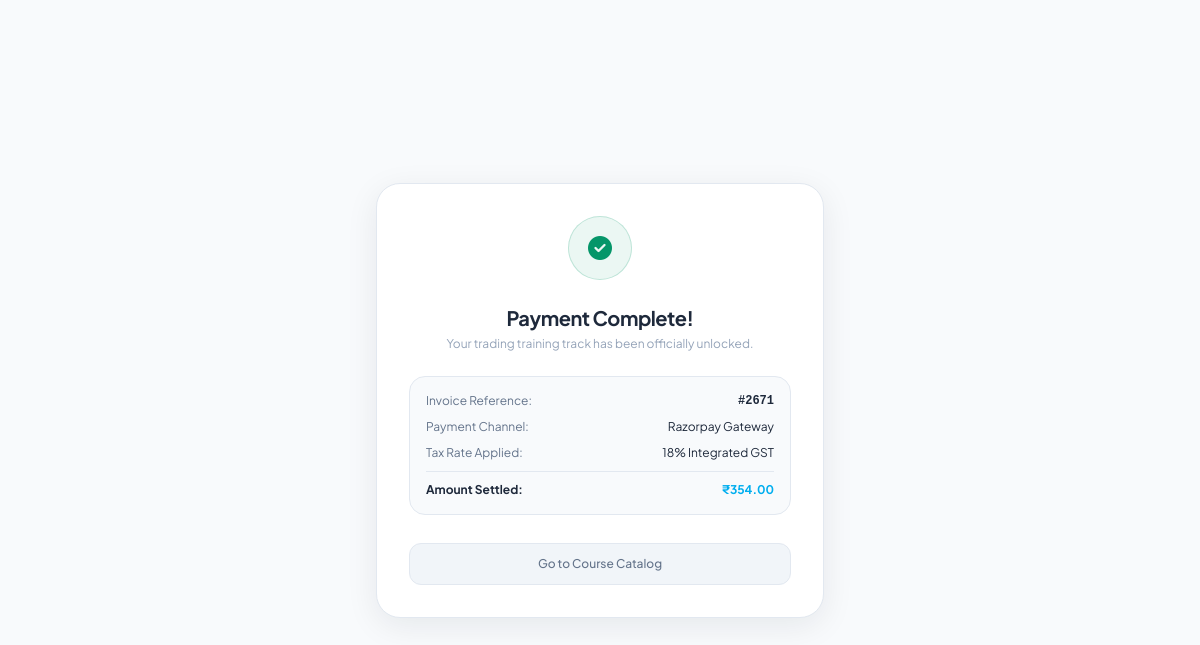
The page /checkout/success/29/ (signed in) on the database its author committed.
### core/models.py (models this page shows, shortened)
class Order(models.Model):
    PAYMENT_METHODS = [
        ('Razorpay Gateway', 'Razorpay Gateway'),
        ('UPI', 'UPI'),
        ('Credit/Debit Card', 'Credit/Debit Card'),
    ]
    ORDER_STATUS = [
        ('pending', 'Pending'),
        ('completed', 'Completed'),
        ('failed', 'Failed'),
        ('refunded', 'Refunded'),
    ]
    order_id = models.CharField(max_length=20, unique=True, editable=False)
    user = models.ForeignKey(User, on_delete=models.CASCADE, related_name='orders')
    razorpay_order_id = models.CharField(max_length=100, blank=True, null=True)
    razorpay_payment_id = models.CharField(max_length=100, blank=True, null=True)
    razorpay_signature = models.CharField(max_length=255, blank=True, null=True)
    country = models.CharField(max_length=100, default="India")
    state_union_territory = models.CharField(max_length=100, blank=True, null=True)
    gst_number = models.CharField(verbose_name="GSTIN (Optional)", max_length=15, blank=True, null=True)
    payment_method = models.CharField(max_length=50, choices=PAYMENT_METHODS, default='Razorpay Gateway')
    status = models.CharField(max_length=20, choices=ORDER_STATUS, default='pending')
    original_price = models.DecimalField(max_digits=10, decimal_places=2, default=0.00)
    discount = models.DecimalField(max_digits=10, decimal_places=2, default=0.00)
    tax = models.DecimalField(max_digits=10, decimal_places=2, default=0.00)
    fees = models.DecimalField(max_digits=10, decimal_places=2, default=0.00)
    total = models.DecimalField(max_digits=10, decimal_places=2, default=0.00)
    is_completed = models.BooleanField(default=False)
    created_at = models.DateTimeField(default=timezone.now)
    completed_at = models.DateTimeField(null=True, blank=True)
    class Meta:
        verbose_name_plural = "Orders"
        ordering = ['-created_at']

### core/views.py (the view)
# urls.py: path('checkout/success/<int:order_id>/', order_success, name='order_success'),
@login_required
def order_success(request, order_id):
    order = get_object_or_404(Order, id=order_id, user=request.user)
    return render(request, 'core/order_success.html', {'order': order})

### core/templates/core/order_success.html (shortened to what this page needs)
<!DOCTYPE html>
<html lang="en">
<head>
    <script src="https://cdn.tailwindcss.com"></script>
    <link rel="stylesheet" href="https://cdnjs.cloudflare.com/ajax/libs/font-awesome/6.4.0/css/all.min.css">
</head>
<body class="min-h-screen flex items-center justify-center p-6">
    <div class="max-w-md w-full rounded-3xl p-8 text-center space-y-6"
         style="background:#ffffff; border:1px solid #e2e8f0; box-shadow:0 8px 32px rgba(15,23,42,.08);">
        <div class="w-16 h-16 rounded-full flex items-center justify-center mx-auto text-2xl"
             style="background:rgba(5,150,105,0.08); border:1px solid rgba(5,150,105,0.2); color:#059669;">
            <i class="fa-solid fa-circle-check"></i>
        </div>
        <div class="space-y-1">
            <h2 class="text-xl font-bold tracking-tight" style="color:#1e293b;">Payment Complete!</h2>
            <p class="text-xs" style="color:#94a3b8;">Your trading training track has been officially unlocked.</p>
        </div>
        <div class="p-4 rounded-2xl text-left text-xs space-y-2.5"
             style="background:#f8fafc; border:1px solid #e2e8f0;">
            <div class="flex justify-between" style="color:#64748b;">
                <span>Invoice Reference:</span>
                <span class="font-mono font-bold" style="color:#1e293b;">{{ order.order_id }}</span>
            </div>
            <div class="flex justify-between" style="color:#64748b;">
                <span>Payment Channel:</span>
                <span style="color:#1e293b;">{{ order.payment_method }}</span>
            </div>
            <div class="flex justify-between" style="color:#64748b;">
                <span>Tax Rate Applied:</span>
                <span style="color:#1e293b;">18% Integrated GST</span>
            </div>
            <div class="flex justify-between font-bold pt-2.5" style="border-top:1px solid #e2e8f0;">
                <span style="color:#1e293b;">Amount Settled:</span>
                <span style="color:#00AEEF;">₹{{ order.total }}</span>
            </div>
        </div>
        <div class="pt-1">
            <a href="{% url 'course_catalog' %}"
               class="block w-full font-medium text-xs py-3 rounded-xl transition"
               style="background:#f1f5f9; border:1px solid #e2e8f0; color:#64748b;"
               onmouseover="this.style.background='#e2e8f0'; this.style.color='#1e293b';"
               onmouseout="this.style.background='#f1f5f9'; this.style.color='#64748b';">
                Go to Course Catalog
            </a>
        </div>
    </div>
</body>
</html>

### core/templates/core/order_success.html (style rules this page uses)
body { background-color: #f8fafc; font-family: 'Plus Jakarta Sans', sans-serif; color: #1e293b; }

### rows shown on the page
Order: order_id "#2671", payment_method "Razorpay Gateway", total "354.00"
